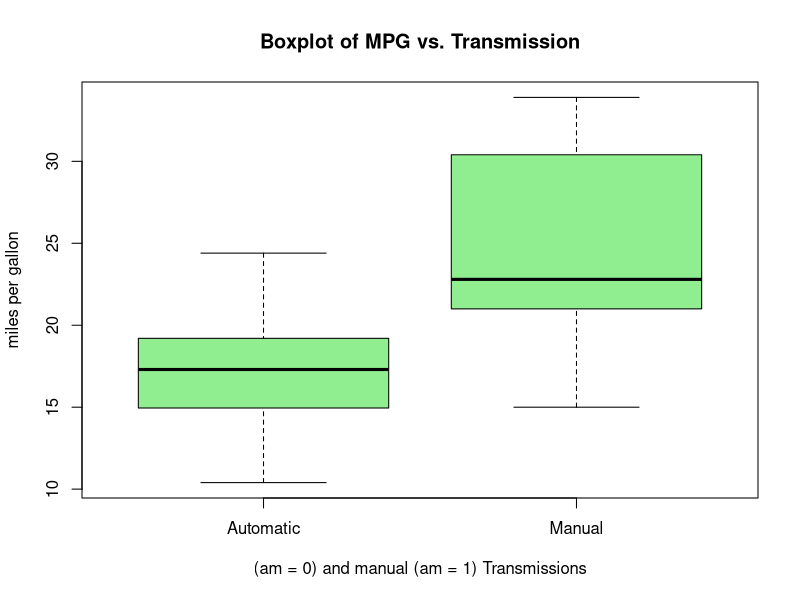
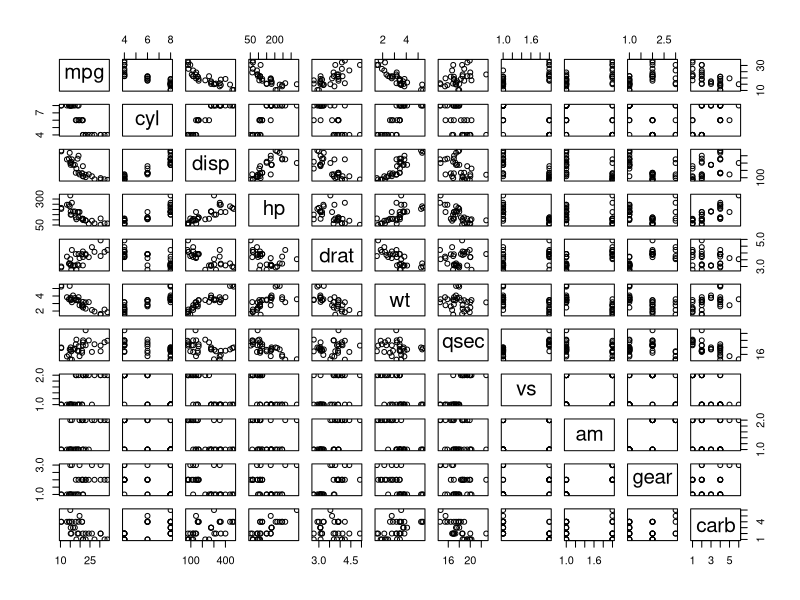
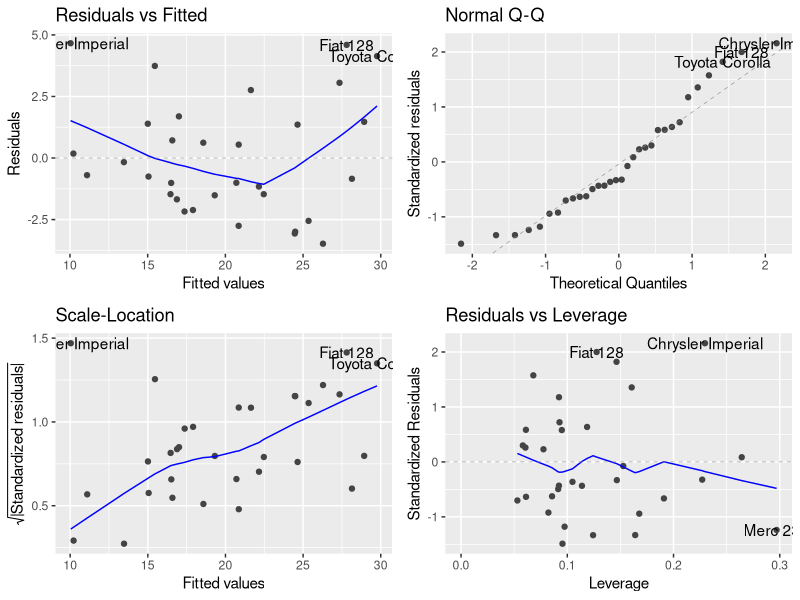

Reproduce these figures in R, in order.
## ---- chunk 1
knitr::opts_chunk$set(echo = TRUE)
## ---- chunk 2
mtcars$am = factor(mtcars$am, label = c("Automatic", "Manual"))
mtcars$vs = factor(mtcars$vs)
mtcars$gear = factor(mtcars$gear)
mtcars$carb = factor(mtcars$carb)
auto = subset(mtcars, mtcars$am == "Automatic")
manu = subset(mtcars, mtcars$am == "Manual")
## ---- chunk 3
t.test(manu$mpg, auto$mpg)
## ---- chunk 4
boxplot(data = mtcars, 
        mpg ~ am,
        xlab = "(am = 0) and manual (am = 1) Transmissions",
        ylab = "miles per gallon",
        main = "Boxplot of MPG vs. Transmission",
        col = "lightgreen")
## ---- chunk 5
fmodel = lm(mpg ~ ., data=mtcars)
bmodel <- step(fmodel, direction = "both")
summary(bmodel)
confint(bmodel)
## ---- chunk 6
pairs(mpg ~ ., data = mtcars)
## ---- chunk 7
library(ggfortify)
autoplot(bmodel)
